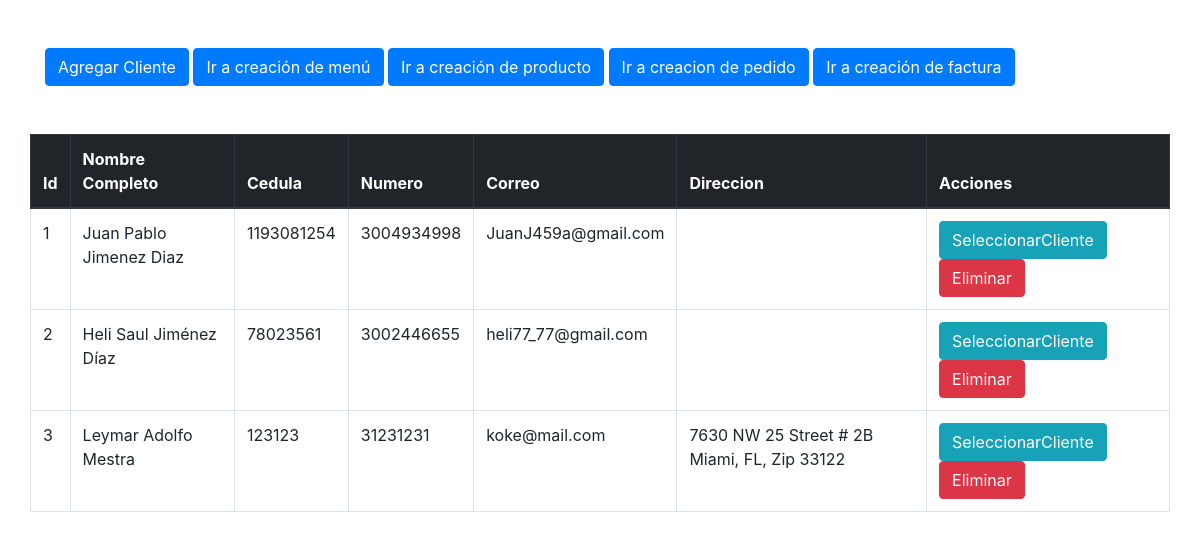
The page /usuarios/cliente.php on the database its author committed.
### tables this page shows
CREATE TABLE `cliente` (
  `id` int(11) NOT NULL,
  `cedula` bigint(20) NOT NULL,
  `nombre` varchar(40) NOT NULL,
  `apellido` varchar(40) NOT NULL,
  `numero` bigint(20) NOT NULL,
  `correo` varchar(80) NOT NULL,
  `direccion` varchar(250) DEFAULT NULL
);

### usuarios/usuario.php (called while the page is built, shortened)
<?php
include("../conexion/conexion.php");
$datosCliente = $conexion->prepare("SELECT * FROM `cliente` WHERE 1");
$datosCliente->execute();
$listaC = $datosCliente->fetchAll(PDO::FETCH_ASSOC);

### usuarios/cliente.php (the view, shortened to what this page needs)
<?php
require 'usuario.php';
?>
<!DOCTYPE html>
<html lang="es">
<head>
    <link rel="stylesheet" href="https://stackpath.bootstrapcdn.com/bootstrap/4.1.3/css/bootstrap.min.css">
</head>
<body>
    <div class="container">
        <form action="" method="post">
            <br>
            <br>
            <button type="button" class="btn btn-primary linea" data-toggle="modal" data-target="#exampleModalCenter">
                Agregar Cliente
            </button>
            <a href="index.php" class="btn btn-primary linea">Ir a creación de menú</a>
            <a href="producto.php" class="btn btn-primary linea">Ir a creación de producto</a>
            <a href="controllerPedido.php" class="btn btn-primary linea">Ir a creacion de pedido</a>
            <a href="factura.php" class="btn btn-primary linea">Ir a creación de factura</a>
            <br>
            <br>
        </form>
        <br>
        <div class="row">
            <table CLASS="table table-hover table-bordered">
                <thead class="thead-dark">
                    <tr>
                        <th>Id</th>
                        <th>Nombre Completo</th>
                        <th>Cedula</th>
                        <th>Numero</th>
                        <th>Correo</th>
                        <th>Direccion</th>
                        <th>Acciones</th>
                    </tr>
                </thead>
                <?php foreach ($listaC as $cliente) { ?>
                    <tr>
                        <td> <?php echo $cliente['id'] ?> </td>
                        <td> <?php echo $cliente['nombre'] ?> <?php echo $cliente['apellido'] ?> </td>
                        <td> <?php echo $cliente['cedula'] ?> </td>
                        <td> <?php echo $cliente['numero'] ?> </td>
                        <td> <?php echo $cliente['correo'] ?> </td>
                        <td> <?php echo $cliente['direccion'] ?> </td>
                        <td>
                            <form action="" method="post">
                                <input type="submit" value="SeleccionarCliente" class="btn btn-info linea " name="accion">
                                <button value="btnEliminarC" type="submit" class="btn btn-danger linea" onclick="return confirmar('¿Quieres borrar este registro?')" name="accion">Eliminar</button>
                            </form>
                        </td>
                    </tr>
                <?php } ?>
            </table>
        </div>
    </div>
</body>
</html>

### rows shown on the page
cliente: id "1", nombre "Juan Pablo", apellido "Jimenez Diaz", cedula "1193081254", numero "3004934998", correo "JuanJ459a@gmail.com"
cliente: id "2", nombre "Heli Saul", apellido "Jiménez Díaz", cedula "78023561", numero "3002446655", correo "heli77_77@gmail.com"
cliente: id "3", nombre "Leymar Adolfo", apellido "Mestra", cedula "123123", numero "31231231", correo "koke@mail.com", direccion "7630 NW 25 Street # 2B Miami, FL, Zip 33122"
